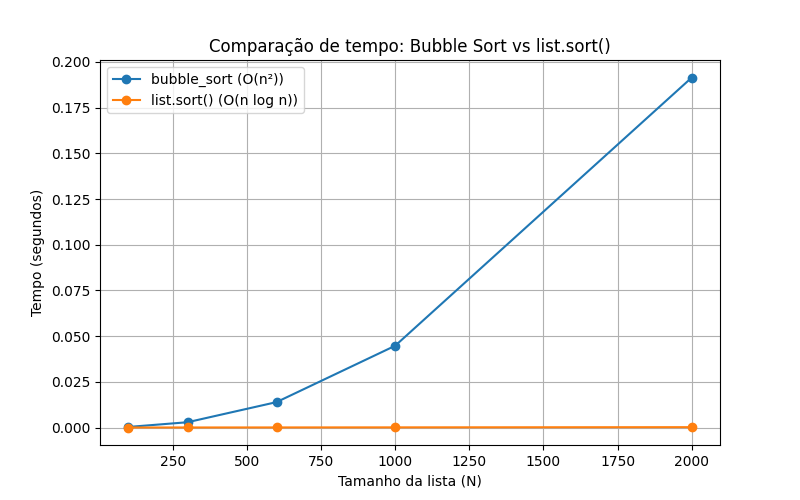

Recreate this plot in Python.
"""
Semana 14 - Gráfico comparativo de complexidade
Gera um gráfico comparando o tempo de bubble_sort() (O(n²)) com list.sort()
nativo (O(n log n)) para diferentes tamanhos de entrada.

Requer matplotlib: pip install matplotlib --break-system-packages
"""

import matplotlib.pyplot as plt

from bubble_sort import medir_tempo_bubble_sort, medir_tempo_sort_nativo

TAMANHOS = [100, 300, 600, 1000, 2000]


def coletar_dados() -> tuple[list[float], list[float]]:
    tempos_bubble = [medir_tempo_bubble_sort(n) for n in TAMANHOS]
    tempos_nativo = [medir_tempo_sort_nativo(n) for n in TAMANHOS]
    return tempos_bubble, tempos_nativo


def gerar_grafico(caminho_saida: str = "grafico_complexidade.png") -> None:
    tempos_bubble, tempos_nativo = coletar_dados()

    plt.figure(figsize=(8, 5))
    plt.plot(TAMANHOS, tempos_bubble, marker="o", label="bubble_sort (O(n²))")
    plt.plot(TAMANHOS, tempos_nativo, marker="o", label="list.sort() (O(n log n))")
    plt.xlabel("Tamanho da lista (N)")
    plt.ylabel("Tempo (segundos)")
    plt.title("Comparação de tempo: Bubble Sort vs list.sort()")
    plt.legend()
    plt.grid(True)
    plt.savefig(caminho_saida)
    print(f"Gráfico salvo em {caminho_saida}")


if __name__ == "__main__":
    gerar_grafico()
